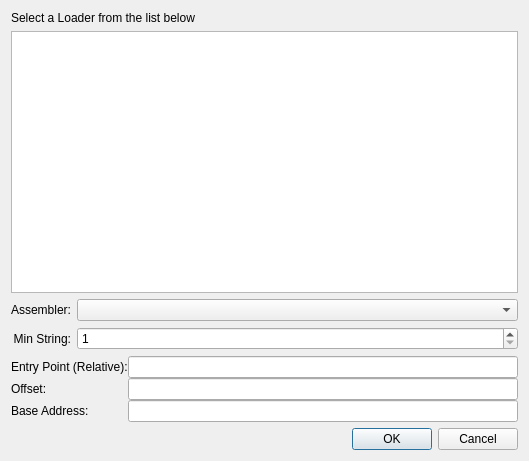
<?xml version="1.0" encoding="UTF-8"?>
<ui version="4.0">
 <class>LoaderDialog</class>
 <widget class="QDialog" name="LoaderDialog">
  <property name="geometry">
   <rect>
    <x>0</x>
    <y>0</y>
    <width>529</width>
    <height>461</height>
   </rect>
  </property>
  <property name="windowTitle">
   <string>Loader</string>
  </property>
  <property name="modal">
   <bool>true</bool>
  </property>
  <layout class="QVBoxLayout" name="verticalLayout_2">
   <item>
    <widget class="QLabel" name="label_6">
     <property name="text">
      <string>&lt;html&gt;&lt;head/&gt;&lt;body&gt;&lt;p&gt;Select a Loader from the list below&lt;/p&gt;&lt;/body&gt;&lt;/html&gt;</string>
     </property>
    </widget>
   </item>
   <item>
    <widget class="QListView" name="lvLoaders">
     <property name="editTriggers">
      <set>QAbstractItemView::NoEditTriggers</set>
     </property>
     <property name="uniformItemSizes">
      <bool>true</bool>
     </property>
    </widget>
   </item>
   <item>
    <layout class="QGridLayout" name="gridLayout_2" columnstretch="0,1">
     <item row="0" column="0">
      <widget class="QLabel" name="label">
       <property name="text">
        <string>Assembler:</string>
       </property>
       <property name="alignment">
        <set>Qt::AlignRight|Qt::AlignTrailing|Qt::AlignVCenter</set>
       </property>
      </widget>
     </item>
     <item row="0" column="1">
      <widget class="QComboBox" name="cbAssembler"/>
     </item>
     <item row="1" column="0">
      <widget class="QLabel" name="label_5">
       <property name="text">
        <string>Min String:</string>
       </property>
       <property name="alignment">
        <set>Qt::AlignRight|Qt::AlignTrailing|Qt::AlignVCenter</set>
       </property>
      </widget>
     </item>
     <item row="1" column="1">
      <widget class="QSpinBox" name="sbMinString">
       <property name="minimum">
        <number>1</number>
       </property>
       <property name="maximum">
        <number>100</number>
       </property>
      </widget>
     </item>
    </layout>
   </item>
   <item>
    <widget class="QWidget" name="widgetAddressing" native="true">
     <layout class="QVBoxLayout" name="verticalLayout">
      <property name="spacing">
       <number>0</number>
      </property>
      <property name="leftMargin">
       <number>0</number>
      </property>
      <property name="topMargin">
       <number>0</number>
      </property>
      <property name="rightMargin">
       <number>0</number>
      </property>
      <property name="bottomMargin">
       <number>0</number>
      </property>
      <item>
       <layout class="QGridLayout" name="gridLayout" columnstretch="0,0,1">
        <item row="1" column="1" colspan="2">
         <widget class="QLineEdit" name="leOffset"/>
        </item>
        <item row="2" column="0">
         <widget class="QLabel" name="label_4">
          <property name="text">
           <string>Base Address:</string>
          </property>
         </widget>
        </item>
        <item row="2" column="1" colspan="2">
         <widget class="QLineEdit" name="leBaseAddress"/>
        </item>
        <item row="1" column="0">
         <widget class="QLabel" name="label_3">
          <property name="text">
           <string>Offset:</string>
          </property>
         </widget>
        </item>
        <item row="0" column="0">
         <widget class="QLabel" name="label_2">
          <property name="text">
           <string>Entry Point (Relative):</string>
          </property>
         </widget>
        </item>
        <item row="0" column="1" colspan="2">
         <widget class="QLineEdit" name="leEntryPoint"/>
        </item>
       </layout>
      </item>
     </layout>
    </widget>
   </item>
   <item>
    <widget class="QDialogButtonBox" name="buttonBox">
     <property name="orientation">
      <enum>Qt::Horizontal</enum>
     </property>
     <property name="standardButtons">
      <set>QDialogButtonBox::Cancel|QDialogButtonBox::Ok</set>
     </property>
    </widget>
   </item>
  </layout>
 </widget>
 <resources/>
 <connections>
  <connection>
   <sender>buttonBox</sender>
   <signal>accepted()</signal>
   <receiver>LoaderDialog</receiver>
   <slot>accept()</slot>
   <hints>
    <hint type="sourcelabel">
     <x>248</x>
     <y>254</y>
    </hint>
    <hint type="destinationlabel">
     <x>157</x>
     <y>274</y>
    </hint>
   </hints>
  </connection>
  <connection>
   <sender>buttonBox</sender>
   <signal>rejected()</signal>
   <receiver>LoaderDialog</receiver>
   <slot>reject()</slot>
   <hints>
    <hint type="sourcelabel">
     <x>316</x>
     <y>260</y>
    </hint>
    <hint type="destinationlabel">
     <x>286</x>
     <y>274</y>
    </hint>
   </hints>
  </connection>
 </connections>
</ui>
